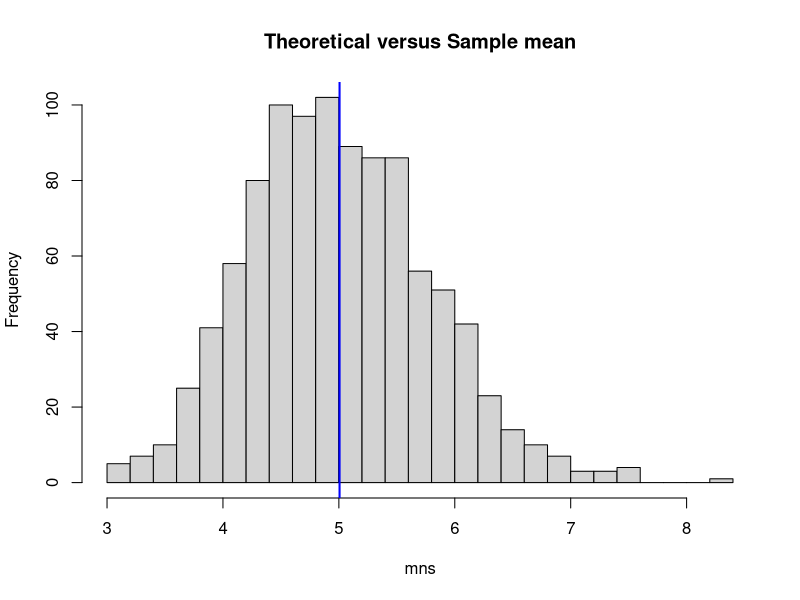
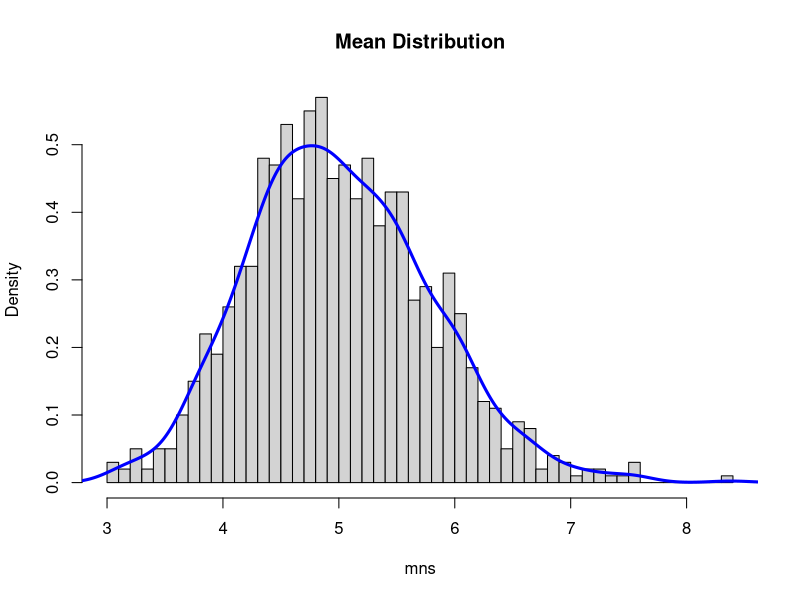

Recreate these plots in R, in order.
## ---- chunk 1
knitr::opts_chunk$set(echo = TRUE)

if(!require(ggplot2)){install.packages('ggplot2')}; library(ggplot2)

## ---- chunk 2
# Set the seed of R's random number generator to start simulation
set.seed(10000)

# Lambda provided
lambda <- 0.2

# Number of exponentials
n <- 40

# Number of simulations
n_simulation <- 1000

## ---- chunk 3
# Simulate the exponentials
mns <- NULL
for (i in 1:n_simulation) mns <- c(mns, mean(rexp(n,lambda)))

## ---- chunk 4
# Sample mean
mean(mns)

# Theoric mean of exponential distribution
1/lambda

# Creating the histogram
hist(mns, 
     main="Theoretical versus Sample mean", 
     breaks=30)
abline(v = mean(mns), lwd="2", col="blue")

## ---- chunk 5
(1/lambda)/sqrt(n)
sd(mns)
## ---- chunk 6
((1/lambda)/sqrt(n))^2
sd(mns)^2
## ---- chunk 7

#Show that the distribution is approximately normal.
#need that prob = TRUE to turn into density
hist(mns, prob = TRUE, main = "Mean Distribution", breaks = 50)
lines(density(mns), lwd = 3, col = "blue")

